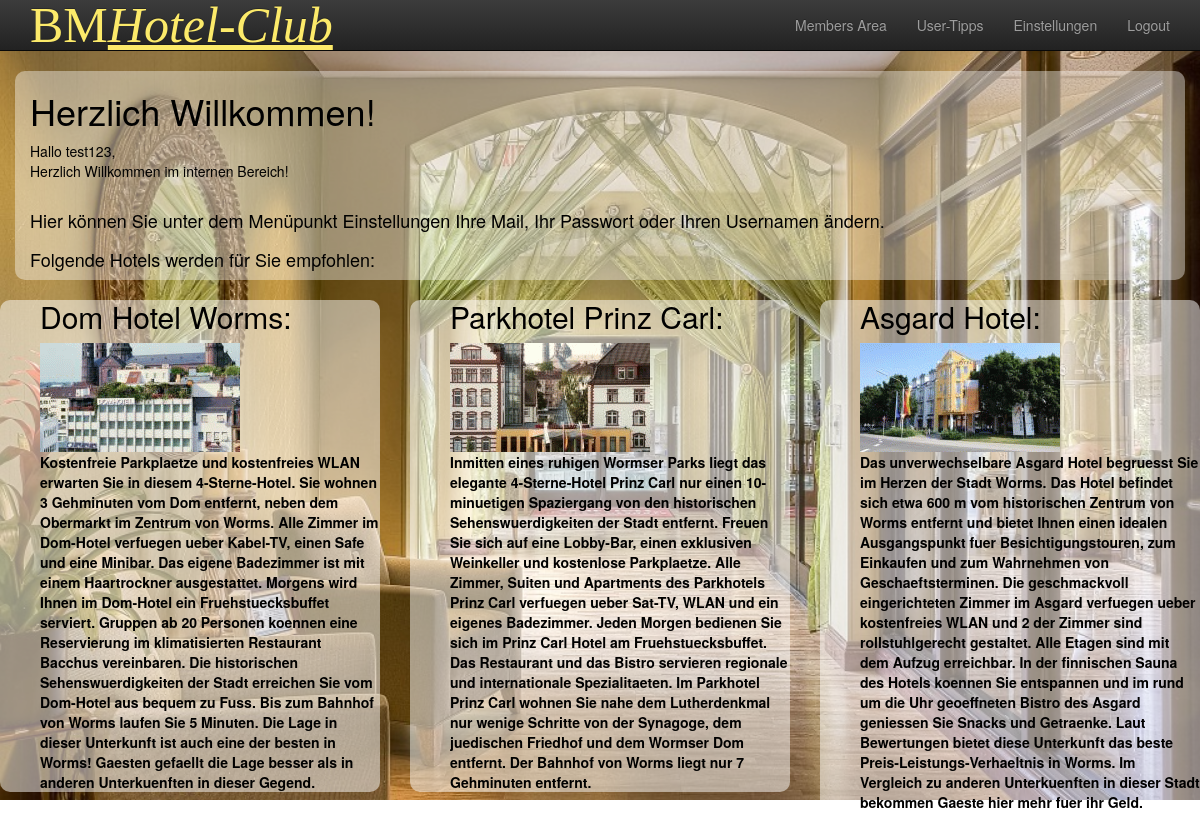
The app's page /internal.php (signed in) with its own data.
### tables this page shows
CREATE TABLE `users` (
  `id` int(10) UNSIGNED NOT NULL,
  `email` varchar(255) NOT NULL,
  `passwort` varchar(255) NOT NULL,
  `username` varchar(255) NOT NULL,
  `created_at` timestamp NOT NULL DEFAULT CURRENT_TIMESTAMP,
  `updated_at` timestamp NULL DEFAULT NULL
);

CREATE TABLE `Hotelbeschreibung` (
  `Hotelbeschreibung_ID` int(11) NOT NULL,
  `Beschreibung` text NOT NULL,
  `Hotel_ID` int(11) NOT NULL
);

### htdocs/inc/functions.inc.php (called while the page is built, shortened)
<?php
function check_user() {
	global $pdo;
	$statement = $pdo->prepare("SELECT * FROM users WHERE id = :id");
	$result = $statement->execute(array('id' => $_SESSION['userid']));
	$user = $statement->fetch();
	return $user;
}

### htdocs/internal.php (the view, shortened to what this page needs)
<?php
require_once("inc/config.inc.php");
require_once("inc/functions.inc.php");
$user = check_user();
include("templates/header.inc.php");
?>
<div class="container main-container" id="schwarzeschrift">
<h1>Herzlich Willkommen!</h1>
Hallo <?php echo htmlentities($user['username']); ?>,<br>
Herzlich Willkommen im internen Bereich!<br><br>
<h4>Hier können Sie unter dem Menüpunkt Einstellungen Ihre Mail, Ihr Passwort oder Ihren Usernamen ändern.</h4>
<h4> Folgende Hotels werden für Sie empfohlen: </h4>
</div>
   <div class="row">
        <div class="col-md-4">
          <ul class="blocktext"><b>
                <h2>Dom Hotel Worms: </h2>
		<td><img src="img/Dom_Hotel.gif" alt="Dom Hotel" width="200" height="109"/><br /></td>
	                <?php
			$statement=$pdo->prepare('SELECT Beschreibung FROM Hotelbeschreibung WHERE Hotelbeschreibung_ID = ?');
			$statement->execute(array(2));
			$bes=$statement->fetch();
			echo $bes['Beschreibung'];?>
             	</div>
	<div class="col-md-4">
	 <ul class="blocktext"><b>
		<h2>Parkhotel Prinz Carl: </h2>
		<td><img src="img/Park_Hotel.gif" alt="Parkhotel Prinz Carl" width"200" height="109"/><br /></td>
                <?php
			$statement=$pdo->prepare('SELECT Beschreibung FROM Hotelbeschreibung WHERE Hotelbeschreibung_ID = ?');
			$statement->execute(array(1));
			$bes=$statement->fetch();
			echo $bes['Beschreibung'];?>
		</div>
	<div class="col-md-4">
	 <ul class="blocktext"><b>
		<h2> Asgard Hotel: </h2>
		<td><img src="img/Asgard_Hotel.gif" alt="Asgrad Hotel" width"200" height="109"/><br /></td>
                <?php
			$statement=$pdo->prepare('SELECT Beschreibung FROM Hotelbeschreibung WHERE Hotelbeschreibung_ID = ?');
			$statement->execute(array(3));
			$bes=$statement->fetch();
			echo $bes['Beschreibung'];?>
		</div>
      </div>
<?php
include("templates/footer.inc.php")
?>

### htdocs/css/style.css (style rules this page uses)
.main-container { margin-top: 20px; }
ul.blocktext { display:block; margin-left: auto; margin-right: auto; postion: relative; color: black; border: 4px black; border-radius: 10px; background: rgba(255,255,255,0.5); }
#schwarzeschrift { color: black; border: 0px; border-radius: 10px; background: rgba(255,255,255,0.4); }

### records on screen
users: username "test123"
hotelbeschreibung: Beschreibung "Kostenfreie Parkplaetze und kostenfreies WLAN erwarten Sie in diesem 4-Sterne-Hotel. Sie wohnen 3 Gehminuten vom Dom entfernt, neben dem Obermarkt im Zentrum von Worms. Alle Zimmer im Dom-Hotel verfuegen ueber Kabel-TV, einen Safe und eine Minibar. Das eigene Badezimmer ist mit einem Haartrockner ausgestattet. Morgens wird Ihnen im Dom-Hotel ein Fruehstuecksbuffet serviert. Gruppen ab 20 Personen koennen eine Reservierung im klimatisierten Restaurant Bacchus vereinbaren. Die historischen Sehenswuerdigkeiten der Stadt erreichen Sie vom Dom-Hotel aus bequem zu Fuss. Bis zum Bahnhof von Worms laufen Sie 5 Minuten. Die Lage in dieser Unterkunft ist auch eine der besten in Worms! Gaesten…"
hotelbeschreibung: Beschreibung "Inmitten eines ruhigen Wormser Parks liegt das elegante 4-Sterne-Hotel Prinz Carl nur einen 10-minuetigen Spaziergang von den historischen Sehenswuerdigkeiten der Stadt entfernt. Freuen Sie sich auf eine Lobby-Bar, einen exklusiven Weinkeller und kostenlose Parkplaetze. Alle Zimmer, Suiten und Apartments des Parkhotels Prinz Carl verfuegen ueber Sat-TV, WLAN und ein eigenes Badezimmer. Jeden Morgen bedienen Sie sich im Prinz Carl Hotel am Fruehstuecksbuffet. Das Restaurant und das Bistro servieren regionale und internationale Spezialitaeten. Im Parkhotel Prinz Carl wohnen Sie nahe dem Lutherdenkmal nur wenige Schritte von der Synagoge, dem juedischen Friedhof und dem Wormser Dom entfernt.…"
hotelbeschreibung: Beschreibung "Das unverwechselbare Asgard Hotel begruesst Sie im Herzen der Stadt Worms. Das Hotel befindet sich etwa 600 m vom historischen Zentrum von Worms entfernt und bietet Ihnen einen idealen Ausgangspunkt fuer Besichtigungstouren, zum Einkaufen und zum Wahrnehmen von Geschaeftsterminen. Die geschmackvoll eingerichteten Zimmer im Asgard verfuegen ueber kostenfreies WLAN und 2 der Zimmer sind rollstuhlgerecht gestaltet. Alle Etagen sind mit dem Aufzug erreichbar. In der finnischen Sauna des Hotels koennen Sie entspannen und im rund um die Uhr geoeffneten Bistro des Asgard geniessen Sie Snacks und Getraenke. Laut Bewertungen bietet diese Unterkunft das beste Preis-Leistungs-Verhaeltnis in Worms. Im…"
